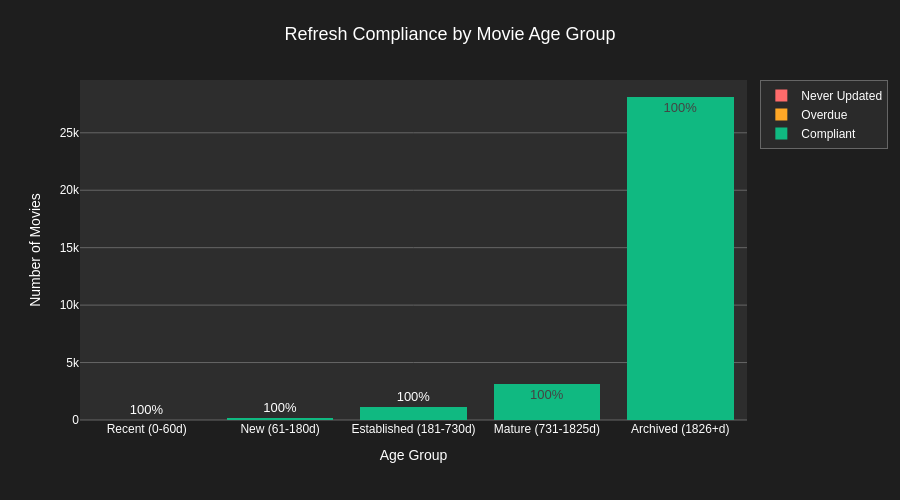

The notebook cell this image was saved under:
### Code cell
# Visualize compliance by age group
if not compliance_df.empty:
    fig = go.Figure()

    fig.add_trace(go.Bar(
        x=compliance_df['age_group'],
        y=compliance_df['compliant_tmdb'],
        name='Compliant',
        marker_color=COLOR_SUCCESS,
        text=compliance_df['pct_compliant_tmdb'].apply(lambda x: f'{x:.0f}%'),
        textposition='auto'
    ))

    fig.add_trace(go.Bar(
        x=compliance_df['age_group'],
        y=compliance_df['overdue_tmdb'],
        name='Overdue',
        marker_color=COLOR_WARNING,
        text=compliance_df['overdue_tmdb'],
        textposition='auto'
    ))

    fig.add_trace(go.Bar(
        x=compliance_df['age_group'],
        y=compliance_df['never_updated_tmdb'],
        name='Never Updated',
        marker_color=COLOR_ERROR,
        text=compliance_df['never_updated_tmdb'],
        textposition='auto'
    ))

    fig.update_layout(
        title='Refresh Compliance by Movie Age Group',
        xaxis_title='Age Group',
        yaxis_title='Number of Movies',
        barmode='stack',
        height=500,
        hovermode='x unified'
    )

    fig.show()

### Figure 1 — Plotly figure (JSON) as saved in the notebook; plotly's stock layout.template omitted (floating-point values rounded to 4 significant figures)
{"data": [{"marker": {"color": "#10b981"}, "name": "Compliant", "text": ["100%", "100%", "100%", "100%", "100%"], "textposition": "auto", "type": "bar", "x": ["Recent (0-60d)", "New (61-180d)", "Established (181-730d)", "Mature (731-1825d)", "Archived (1826+d)"], "y": [43, 134, 1109, 3161, 28116]}, {"marker": {"color": "#ffa726"}, "name": "Overdue", "text": [0.0, 0.0, 0.0, 0.0, 0.0], "textposition": "auto", "type": "bar", "x": ["Recent (0-60d)", "New (61-180d)", "Established (181-730d)", "Mature (731-1825d)", "Archived (1826+d)"], "y": [0, 0, 0, 0, 0]}, {"marker": {"color": "#ff6b6b"}, "name": "Never Updated", "text": [0.0, 0.0, 0.0, 0.0, 0.0], "textposition": "auto", "type": "bar", "x": ["Recent (0-60d)", "New (61-180d)", "Established (181-730d)", "Mature (731-1825d)", "Archived (1826+d)"], "y": [0, 0, 0, 0, 0]}], "layout": {"barmode": "stack", "height": 500, "hovermode": "x unified", "title": {"text": "Refresh Compliance by Movie Age Group"}, "xaxis": {"title": {"text": "Age Group"}}, "yaxis": {"title": {"text": "Number of Movies"}}}}
